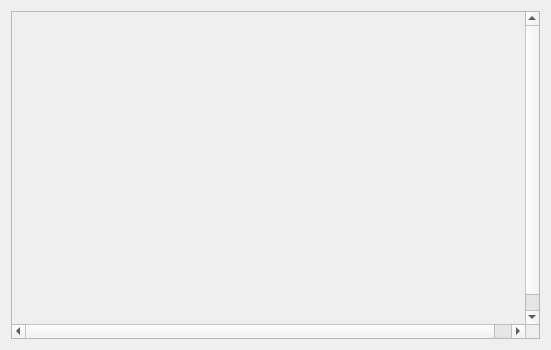
<?xml version="1.0" encoding="UTF-8"?>
<ui version="4.0">
 <class>Tab3ControlPanel</class>
 <widget class="QWidget" name="Tab3ControlPanel">
  <property name="geometry">
   <rect>
    <x>0</x>
    <y>0</y>
    <width>551</width>
    <height>350</height>
   </rect>
  </property>
  <property name="minimumSize">
   <size>
    <width>0</width>
    <height>0</height>
   </size>
  </property>
  <property name="windowTitle">
   <string>Form</string>
  </property>
  <layout class="QVBoxLayout" name="verticalLayout">
   <item>
    <widget class="QScrollArea" name="scrollArea">
     <property name="verticalScrollBarPolicy">
      <enum>Qt::ScrollBarPolicy::ScrollBarAsNeeded</enum>
     </property>
     <property name="horizontalScrollBarPolicy">
      <enum>Qt::ScrollBarPolicy::ScrollBarAsNeeded</enum>
     </property>
     <property name="sizeAdjustPolicy">
      <enum>QAbstractScrollArea::SizeAdjustPolicy::AdjustToContents</enum>
     </property>
     <property name="widgetResizable">
      <bool>false</bool>
     </property>
     <widget class="QWidget" name="scrollAreaWidgetContents">
      <property name="geometry">
       <rect>
        <x>0</x>
        <y>0</y>
        <width>531</width>
        <height>330</height>
       </rect>
      </property>
      <widget class="QLabel" name="label">
       <property name="geometry">
        <rect>
         <x>0</x>
         <y>0</y>
         <width>523</width>
         <height>326</height>
        </rect>
       </property>
       <property name="minimumSize">
        <size>
         <width>0</width>
         <height>0</height>
        </size>
       </property>
       <property name="contextMenuPolicy">
        <enum>Qt::ContextMenuPolicy::PreventContextMenu</enum>
       </property>
       <property name="text">
        <string/>
       </property>
       <property name="pixmap">
        <pixmap resource="Images.qrc">:/Images/Images/room1.png</pixmap>
       </property>
      </widget>
      <widget class="QPushButton" name="pPBplug">
       <property name="geometry">
        <rect>
         <x>320</x>
         <y>160</y>
         <width>70</width>
         <height>70</height>
        </rect>
       </property>
       <property name="minimumSize">
        <size>
         <width>70</width>
         <height>70</height>
        </size>
       </property>
       <property name="text">
        <string/>
       </property>
       <property name="icon">
        <iconset resource="Images.qrc">
         <normaloff>:/Images/Images/plug_off.png</normaloff>
         <normalon>:/Images/Images/plug_on.png</normalon>:/Images/Images/plug_off.png</iconset>
       </property>
       <property name="iconSize">
        <size>
         <width>70</width>
         <height>70</height>
        </size>
       </property>
       <property name="checkable">
        <bool>true</bool>
       </property>
       <property name="flat">
        <bool>true</bool>
       </property>
      </widget>
      <widget class="QPushButton" name="pPBlamp">
       <property name="geometry">
        <rect>
         <x>40</x>
         <y>80</y>
         <width>70</width>
         <height>70</height>
        </rect>
       </property>
       <property name="minimumSize">
        <size>
         <width>70</width>
         <height>70</height>
        </size>
       </property>
       <property name="autoFillBackground">
        <bool>false</bool>
       </property>
       <property name="text">
        <string/>
       </property>
       <property name="icon">
        <iconset resource="Images.qrc">
         <normaloff>:/Images/Images/light_off.png</normaloff>
         <normalon>:/Images/Images/light_on.png</normalon>:/Images/Images/light_off.png</iconset>
       </property>
       <property name="iconSize">
        <size>
         <width>70</width>
         <height>70</height>
        </size>
       </property>
       <property name="checkable">
        <bool>true</bool>
       </property>
       <property name="checked">
        <bool>false</bool>
       </property>
       <property name="autoDefault">
        <bool>false</bool>
       </property>
       <property name="flat">
        <bool>true</bool>
       </property>
      </widget>
     </widget>
    </widget>
   </item>
  </layout>
 </widget>
 <resources>
  <include location="Images.qrc"/>
 </resources>
 <connections/>
</ui>
